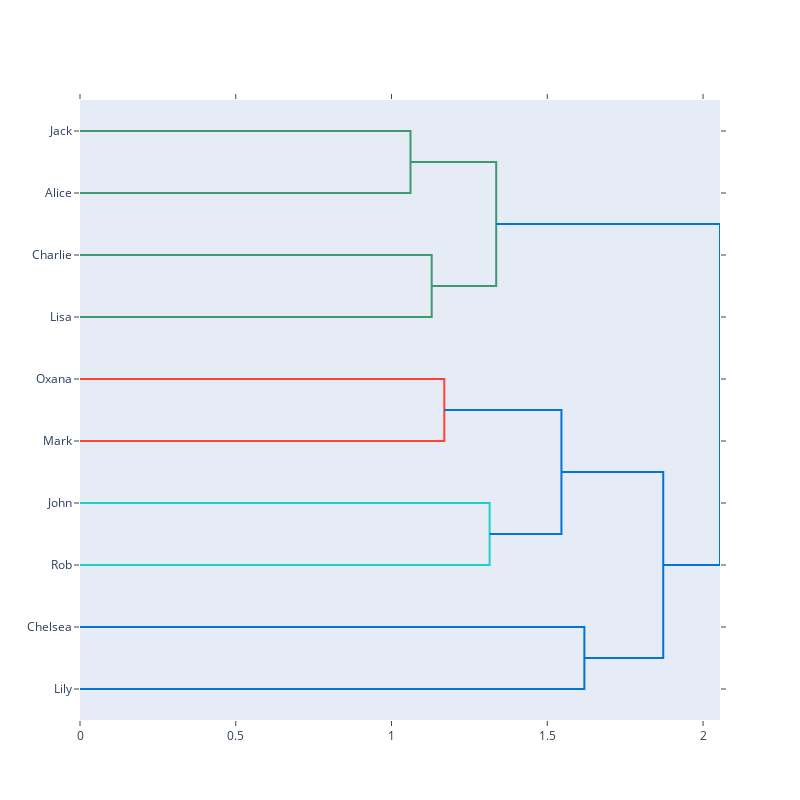

Notebook cell for this chart:
### Markdown cell above
<h4 id="Set-Orientation-and-Add-Labels">Set Orientation and Add Labels<a class="anchor-link" href="#Set-Orientation-and-Add-Labels">¶</a></h4>

### Code cell
import plotly.figure_factory as ff

import numpy as np

X = np.random.rand(10, 12)
names = ['Jack', 'Oxana', 'John', 'Chelsea', 'Mark', 'Alice', 'Charlie', 'Rob', 'Lisa', 'Lily']
fig = ff.create_dendrogram(X, orientation='left', labels=names)
fig.update_layout(width=800, height=800)
fig.show()

### Figure 1 — Plotly figure (JSON) as saved in the notebook; plotly's stock layout.template omitted (floating-point values rounded to 4 significant figures)
{"data": [{"hoverinfo": "text", "marker": {"color": "rgb(61,153,112)"}, "mode": "lines", "type": "scatter", "x": [0, 1.061, 1.061, 0], "xaxis": "x", "y": [-5, -5, -15, -15], "yaxis": "y"}, {"hoverinfo": "text", "marker": {"color": "rgb(61,153,112)"}, "mode": "lines", "type": "scatter", "x": [0, 1.129, 1.129, 0], "xaxis": "x", "y": [-25, -25, -35, -35], "yaxis": "y"}, {"hoverinfo": "text", "marker": {"color": "rgb(61,153,112)"}, "mode": "lines", "type": "scatter", "x": [1.061, 1.336, 1.336, 1.129], "xaxis": "x", "y": [-10, -10, -30, -30], "yaxis": "y"}, {"hoverinfo": "text", "marker": {"color": "rgb(255,65,54)"}, "mode": "lines", "type": "scatter", "x": [0, 1.169, 1.169, 0], "xaxis": "x", "y": [-45, -45, -55, -55], "yaxis": "y"}, {"hoverinfo": "text", "marker": {"color": "rgb(35,205,205)"}, "mode": "lines", "type": "scatter", "x": [0, 1.315, 1.315, 0], "xaxis": "x", "y": [-65, -65, -75, -75], "yaxis": "y"}, {"hoverinfo": "text", "marker": {"color": "rgb(0,116,217)"}, "mode": "lines", "type": "scatter", "x": [1.169, 1.545, 1.545, 1.315], "xaxis": "x", "y": [-50, -50, -70, -70], "yaxis": "y"}, {"hoverinfo": "text", "marker": {"color": "rgb(0,116,217)"}, "mode": "lines", "type": "scatter", "x": [0, 1.619, 1.619, 0], "xaxis": "x", "y": [-85, -85, -95, -95], "yaxis": "y"}, {"hoverinfo": "text", "marker": {"color": "rgb(0,116,217)"}, "mode": "lines", "type": "scatter", "x": [1.545, 1.872, 1.872, 1.619], "xaxis": "x", "y": [-60, -60, -90, -90], "yaxis": "y"}, {"hoverinfo": "text", "marker": {"color": "rgb(0,116,217)"}, "mode": "lines", "type": "scatter", "x": [1.336, 2.054, 2.054, 1.872], "xaxis": "x", "y": [-20, -20, -75, -75], "yaxis": "y"}], "layout": {"autosize": false, "height": 800, "hovermode": "closest", "showlegend": false, "width": 800, "xaxis": {"mirror": "allticks", "rangemode": "tozero", "showgrid": false, "showline": true, "showticklabels": true, "ticks": "outside", "type": "linear", "zeroline": false}, "yaxis": {"mirror": "allticks", "rangemode": "tozero", "showgrid": false, "showline": true, "showticklabels": true, "tickmode": "array", "ticks": "outside", "ticktext": ["Jack", "Alice", "Charlie", "Lisa", "Oxana", "Mark", "John", "Rob", "Chelsea", "Lily"], "tickvals": [-5, -15, -25, -35, -45, -55, -65, -75, -85, -95], "type": "linear", "zeroline": false}}}
